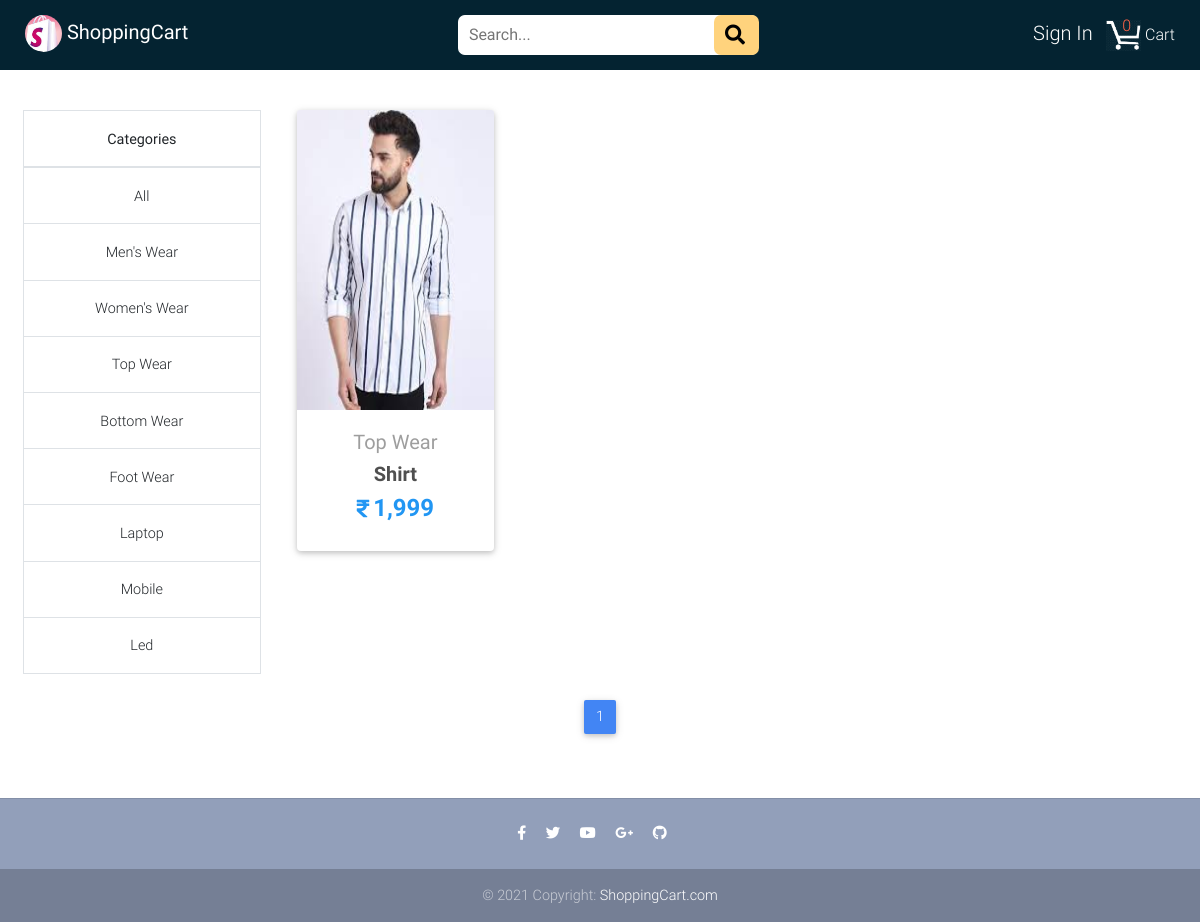
The app's page /category/5/products with its own data.
### myshop/models.py (models this page shows, shortened)
class Category(models.Model):
    category = models.CharField(max_length=15)
    def __str__(self):
        return self.category

class Product(models.Model):
    title = models.CharField(max_length=100)
    price = models.IntegerField()
    discounted_price = models.IntegerField(blank=True, null=True)
    description = models.TextField()
    tag = models.CharField(choices=LABEL_CHOICES,
                           max_length=15, blank=True, null=True)
    label = models.CharField(choices=LABEL_COLOR_CHOICES,
                             max_length=1, blank=True, null=True)
    brand = models.CharField(max_length=50)
    size = MultiSelectField(choices=SIZE_CHOICES, blank=True, null=True)
    category = models.ForeignKey(Category, on_delete=models.CASCADE)
    image = models.ImageField(upload_to='images')

### myshop/views.py (the view)
# urls.py: path('category/<int:id>/products', views.Categories, name='category'),
def Categories(request, id):
    categories = Category.objects.all()
    category = Category.objects.get(id=id)
    products = Paginator(Product.objects.filter(
        category=category).order_by('-id'), 2)
    page = request.GET.get('page')
    try:
        product = products.page(page)
    except PageNotAnInteger:
        product = products.page(1)
    except EmptyPage:
        product = products.page(products.num_pages)
    cart_quantity = 0
    user = request.user
    if user.is_authenticated:
        cart_item = Cart.objects.filter(user=user)
        for i in cart_item:
            cart_quantity += i.quantity
    context = {
        'product': product,
        'categories': categories,
        'cart_quantity': cart_quantity,
    }
    return render(request, 'categories.html', context)

### myshop/templates/categories.html (shortened to what this page needs)
{% extends "base.html" %}
{% load static %}
{% load humanize %}
{% block content %}
{% if product %}
<div class="row" id="tablesectionrow">
<aside class="text-center" id="categoriestable">
<table class="table table-bordered">
<thead>
<tr>
<th>Categories</th>
</tr>
</thead>
<tbody>
<tr>
    <td><a href="{% url 'all_category' %}">All</a></td>
</tr>
    {% for category in categories %}
  <tr>
    <td><a href="{% url 'category' category.id %}">{{ category }}</a></td>
  </tr>
    {% endfor %}
</tbody>
</table>
</aside>
      <section class="text-center mb-4" id="categoriessection">
        <div class="row wow fadeIn">
            {% for prod in product %}
          <div class="col-lg-3 col-md-6 mb-4">
            <div class="card">
              <div class="view overlay">
                <img src="{{ prod.image.url }}" class="card-img-top" height="300" alt="">
              </div>
              <div class="card-body text-center">
                <a href="{% url 'product_detail' prod.id %}" class="grey-text">
                  <h5>{{ prod.category }}</h5>
                </a>
                <h5>
                  <strong>
                    <a href="{% url 'product_detail' prod.id %}" class="dark-grey-text">{{ prod.title }}
                    </a>
                  </strong>
                </h5>
                <h4 class="font-weight-bold blue-text">
                {% if prod.discounted_price %}
                  <strong><i class="fa mr-1" style="font-size: 20px;">&#xf156;</i>{{ prod.discounted_price|intcomma }}</strong>
                {% else %}
                  <strong><i class="fa mr-1" style="font-size: 20px;">&#xf156;</i>{{ prod.price|intcomma }}</strong>
                {% endif %}
                </h4>
              </div>
            </div>
          </div>
            {% endfor %}
          </div>
        </div>
      <nav class="d-flex justify-content-center wow fadeIn">
        <ul class="pagination pg-blue">
          {% for pg in product.paginator.page_range %}
            {% if product.number == pg %}
            <li class="page-item active"><a class="page-link" href="?page={{pg}}" class="btn btn-default">{{pg}}</a>
            </li>
            {% else %}
            <li class="page-item"><a class="page-link" href="?page={{pg}}" class="btn">{{pg}}</a></li>
            {% endif %}
          {% endfor %}
        </ul>
      </nav>
{% else %}
<div class="text-center" style="margin-top: 150px; margin-bottom: 256px;">
    <h1>Sorry, Cann't load this page !!</h1><br>
    <h2>"products not found"</h2>
</div>
{% endif %}
{% endblock %}

### records on screen
Category: category "Men's Wear"
Category: category "Women's Wear"
Category: category "Top Wear"
Category: category "Bottom Wear"
Category: category "Foot Wear"
Category: category "Laptop"
Category: category "Mobile"
Category: category "Led"
Product: image (picture), category "Top Wear", title "Shirt", price "1,999"

### other values on screen
{{ pg }} "1"
